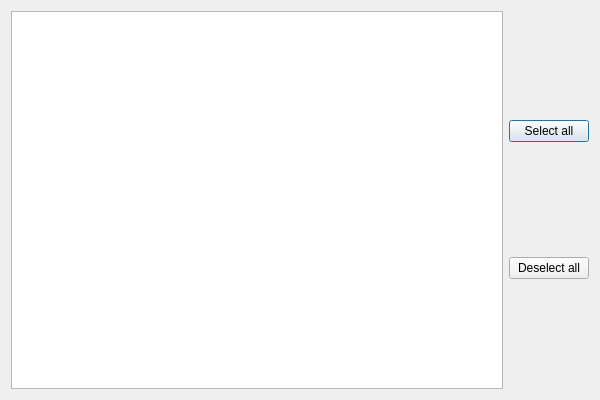
<?xml version="1.0" encoding="UTF-8"?>
<ui version="4.0">
 <class>Dialog</class>
 <widget class="QDialog" name="Dialog">
  <property name="geometry">
   <rect>
    <x>0</x>
    <y>0</y>
    <width>600</width>
    <height>400</height>
   </rect>
  </property>
  <property name="windowTitle">
   <string>Dialog</string>
  </property>
  <layout class="QHBoxLayout" name="horizontalLayout">
   <item>
    <widget class="QListView" name="listView"/>
   </item>
   <item>
    <layout class="QVBoxLayout" name="verticalLayout">
     <item>
      <widget class="QPushButton" name="selectAllButton">
       <property name="text">
        <string>Select all</string>
       </property>
      </widget>
     </item>
     <item>
      <widget class="QPushButton" name="deselectAllButton">
       <property name="text">
        <string>Deselect all</string>
       </property>
      </widget>
     </item>
    </layout>
   </item>
  </layout>
 </widget>
 <resources/>
 <connections/>
</ui>
